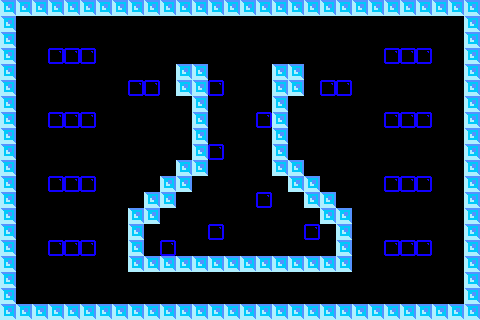

This is a level from a 2D game, rendered from its Tiled map with the project's own tilesets. A one-line summary and the map file follow, with tile-layer data summarised:
An orthogonal 30x20 tile map with 16x16 px tiles, 2 tile layers (bricks, solidbricks), 5 tilesets and 18 objects (6x PowerUpSpawnPoint, 4x flyThroughWallsDiagonalFlyerSpawnPoint, 3x StarInGameCurrency, TimeBomb, SpawnPoint, ...).

<map version="1.0" orientation="orthogonal" width="30" height="20" tilewidth="16" tileheight="16">
 <tileset firstgid="1" name="TileSetTemplate" tilewidth="16" tileheight="16">
  <image source="TileSetTemplate.png" width="64" height="64" />
 </tileset>
 <tileset firstgid="17" name="TileSetTemplateSolid" tilewidth="16" tileheight="16">
  <image source="TileSetTemplateSolid.png" width="64" height="64" />
 </tileset>
 <tileset firstgid="33" name="Tile I" tilewidth="16" tileheight="16">
  <image source="Tile I.png" width="16" height="16" />
 </tileset>
 <tileset firstgid="34" name="Tile 8 LightBlue" tilewidth="16" tileheight="16">
  <image source="Tile 8 LightBlue.png" width="16" height="16" />
 </tileset>
 <tileset firstgid="35" name="Tile 5 Blue" tilewidth="16" tileheight="16">
  <image source="Tile 5 Blue.png" width="16" height="16" />
 </tileset>
 <layer name="bricks" width="30" height="20">
  <data>[600 cells, 35 non-empty, 1 distinct tile ids]</data>
 </layer>
 <layer name="solidbricks" width="30" height="20">
  <data>[600 cells, 146 non-empty, 1 distinct tile ids]</data>
 </layer>
 <objectgroup name="Objects" width="30" height="20">
  <object x="441" y="107" height="1" />
  <object name="TimeBomb" x="195" y="241">
   <properties>
    <property name="TimeBomb" value="1" />
   </properties>
  </object>
  <object name="SpawnPoint" x="74" y="37">
   <properties>
    <property name="SpawnPoint" value="1" />
   </properties>
  </object>
  <object name="flyThroughWallsDiagonalFlyerSpawnPoint" x="242" y="213">
   <properties>
    <property name="flyThroughWallsDiagonalFlyerSpawnPoint" value="1" />
   </properties>
  </object>
  <object name="flyThroughWallsDiagonalFlyerSpawnPoint" x="242" y="186">
   <properties>
    <property name="flyThroughWallsDiagonalFlyerSpawnPoint" value="1" />
   </properties>
  </object>
  <object name="flyThroughWallsDiagonalFlyerSpawnPoint" x="242" y="162">
   <properties>
    <property name="flyThroughWallsDiagonalFlyerSpawnPoint" value="1" />
   </properties>
  </object>
  <object name="StarInGameCurrency" x="170" y="226">
   <properties>
    <property name="StarInGameCurrency" value="1" />
   </properties>
  </object>
  <object name="StarInGameCurrency" x="294" y="231">
   <properties>
    <property name="StarInGameCurrency" value="1" />
   </properties>
  </object>
  <object name="StarInGameCurrency" x="336" y="52">
   <properties>
    <property name="StarInGameCurrency" value="1" />
   </properties>
  </object>
  <object name="PowerUpSpawnPoint" x="205" y="290">
   <properties>
    <property name="PowerUpSpawnPoint" value="1" />
   </properties>
  </object>
  <object name="PowerUpSpawnPoint" x="227" y="289">
   <properties>
    <property name="PowerUpSpawnPoint" value="2" />
   </properties>
  </object>
  <object name="PowerUpSpawnPoint" x="252" y="289">
   <properties>
    <property name="PowerUpSpawnPoint" value="3" />
   </properties>
  </object>
  <object name="PowerUpSpawnPoint" x="278" y="289">
   <properties>
    <property name="PowerUpSpawnPoint" value="4" />
   </properties>
  </object>
  <object name="PowerUpSpawnPoint" x="162" y="160">
   <properties>
    <property name="PowerUpSpawnPoint" value="0" />
   </properties>
  </object>
  <object name="PowerUpSpawnPoint" x="325" y="160">
   <properties>
    <property name="PowerUpSpawnPoint" value="5" />
   </properties>
  </object>
  <object x="-316" y="294" />
  <object name="flyThroughWallsDiagonalFlyerSpawnPoint" x="241" y="136">
   <properties>
    <property name="flyThroughWallsDiagonalFlyerSpawnPoint" value="1" />
   </properties>
  </object>
  <object name="ExitDoor" x="408" y="275">
   <properties>
    <property name="ExitDoor" value="1" />
   </properties>
  </object>
 </objectgroup>
</map>
